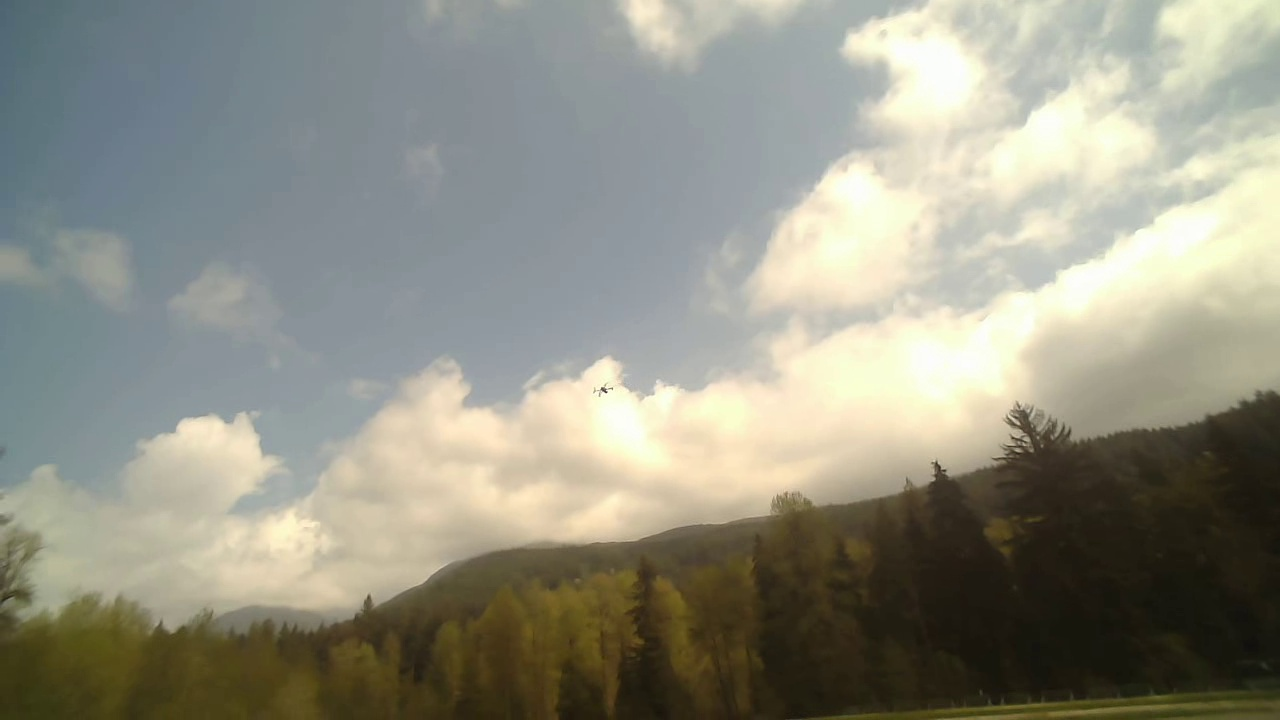
#> input picture annotations/camera_20260423_113401_turn_review_strict/frames/frame_00080.jpg, 1280 x 720 px, given in place of Video1_Raw_top.mp4, which was not available
$ python thermal_live_stream.py
#> lines starting #> are read from the running program, lines starting #| are printed output that depends on the picture; after the words box and inside, x2 and y2 are one past the last pixel; in counts of white or black regions, pixels touching at a corner belong together; pictures that were not available may be replaced by others from this repository, and a replacement may not be noted
#> (reads Thermal/Offline/thermal_detector_config.json from the repository)
#> in run_offline_save, frame is the input picture: shape (720, 1280, 3); mean B, G, R 131.4, 144.9, 145.1
### Thermal/Offline/Thermal_detector.py
"""
Thermal_detector.py

Very simple thermal UAV detector based on Method 1:

    "Detect objects that are locally brighter than their surrounding background."

This file handles only the detection algorithm.

It does NOT handle:
    - video reading
    - live display
    - multithreading
    - video recording

Main function:

    boxes = detect_frame(frame, algorithm_config)

Optional debug function:

    debug_images = get_last_debug_images()

The live-stream script can use the debug images to show:
    - original frame
    - blurred local background
    - subtracted local contrast image
    - annotated detection result


feel free to modify thermal_detector_config.json file.

"mode" can be "offline" or "live"


"""

from dataclasses import dataclass
import cv2
import numpy as np


# -------------------------------------------------------------------------
# Output box structure
# -------------------------------------------------------------------------

@dataclass
class Box:
    """
    Single detection box.

    bbox:
        (x, y, w, h)

    label:
        Display label.

    score:
        Simple confidence-like score.
        Here it is based on local contrast, not a neural-network probability.
    """
    bbox: tuple
    label: str
    score: float


# -------------------------------------------------------------------------
# Internal debug image storage
# -------------------------------------------------------------------------
# The live script can read these using get_last_debug_images().
# This avoids changing the detector output format.
# detect_frame() still returns only boxes.

_LAST_DEBUG_IMAGES = {
    "original": None,
    "blurred": None,
    "subtracted": None,
    "mask": None,
}


def get_last_debug_images():
    """
    Return the latest debug images generated by detect_frame().

    Returns:
        dict with keys:
            original
            blurred
            subtracted
            mask
    """
    return _LAST_DEBUG_IMAGES


# -------------------------------------------------------------------------
# Utility functions
# -------------------------------------------------------------------------

def _get_config_value(config, key, default):
    """
    Safely read a value from algorithm_config.

    This supports both:
        dict-style config:
            config["blur_sigma"]

        SimpleNamespace-style config:
            config.blur_sigma
    """
    if isinstance(config, dict):
        return config.get(key, default)

    return getattr(config, key, default)


def _to_gray(frame):
    """
    Convert input frame to grayscale.

    Thermal frames are often visually grayscale, but OpenCV may still provide
    them as BGR images. This function handles both cases.
    """
    if frame is None:
        raise ValueError("Input frame is None.")

    if len(frame.shape) == 2:
        return frame.copy()

    if len(frame.shape) == 3:
        return cv2.cvtColor(frame, cv2.COLOR_BGR2GRAY)
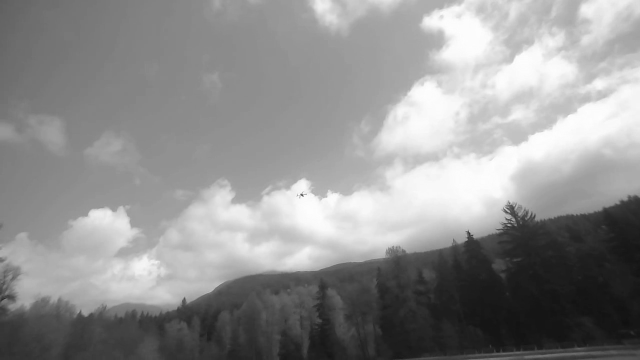
#> returned value: shape (720, 1280) (shown at 1/2 size); min 15, max 254, mean 143.4

    raise ValueError(f"Unsupported frame shape: {frame.shape}")


def _normalize_for_display(image):
    """
    Convert an image to display-friendly uint8.

    The subtraction image may have a small intensity range.
    Normalizing it makes it easier to visually inspect.
    """
    if image is None:
        return None

    image = image.astype(np.float32)

    min_val = float(np.min(image))
    max_val = float(np.max(image))

    if max_val - min_val < 1e-6:
        return np.zeros_like(image, dtype=np.uint8)

    normalized = 255.0 * (image - min_val) / (max_val - min_val)
    return normalized.astype(np.uint8)


def _filter_candidate(x, y, w, h, area, gray, diff, config):
    """
    Decide whether a contour is a valid UAV candidate.

    Filtering is intentionally simple:
        - reject too-small noise
        - reject huge background regions
        - reject weirdly large boxes
        - require enough local contrast inside the box
    """
    min_area = _get_config_value(config, "min_area", 2)
    max_area = _get_config_value(config, "max_area", 3000)

    min_width = _get_config_value(config, "min_width", 2)
    min_height = _get_config_value(config, "min_height", 2)

    max_width = _get_config_value(config, "max_width", 250)
    max_height = _get_config_value(config, "max_height", 250)

    min_mean_diff = _get_config_value(config, "min_mean_diff", 5.0)
    min_max_diff = _get_config_value(config, "min_max_diff", 15.0)

    if area < min_area:
        return False, 0.0

    if area > max_area:
        return False, 0.0

    if w < min_width or h < min_height:
        return False, 0.0

    if w > max_width or h > max_height:
        return False, 0.0

        # ------------------------------------------------------------
    # Aspect-ratio filter
    # ------------------------------------------------------------
    # Tree trunks are often tall and thin.
    # Ground/road edges are often wide and short.
    # A UAV candidate, especially when far away, should usually be
    # more compact, so we reject very elongated boxes before scoring.
    aspect_ratio = w / float(h)

    min_aspect_ratio = _get_config_value(config, "min_aspect_ratio", 0.4)
    max_aspect_ratio = _get_config_value(config, "max_aspect_ratio", 3.0)

    if aspect_ratio < min_aspect_ratio:
        return False, 0.0

    if aspect_ratio > max_aspect_ratio:
        return False, 0.0

    roi_diff = diff[y:y + h, x:x + w]

    if roi_diff.size == 0:
        return False, 0.0

    mean_diff = float(np.mean(roi_diff))
    max_diff = float(np.max(roi_diff))

    if mean_diff < min_mean_diff and max_diff < min_max_diff:
        return False, 0.0

    # Simple score. This is not a probability.
    # It measures how strongly the candidate stands out from its local background.
    score = 0.5 * mean_diff + 0.5 * max_diff

    # Reject weak candidates.
    # If UAV is usually above 80 and false boxes are mostly below 65,
    # then min_score = 65 is a reasonable starting point.
    min_score = _get_config_value(config, "min_score", 0.0)

    if score < min_score:
        return False, 0.0

    return True, score


def _merge_nearby_boxes(boxes, merge_distance_px):
    """
    Merge nearby boxes.

    This helps when the close UAV appears as several hot blobs:
        - motor 1
        - motor 2
        - motor 3
        - motor 4
        - body highlight

    The idea:
        Expand each box by merge_distance_px.
        If expanded boxes overlap, merge them.
    """
    if not boxes:
        return []

    merged = []

    for box in boxes:
        x, y, w, h, score = box

        current = [x, y, x + w, y + h, score]

        did_merge = False

        for existing in merged:
            ex1, ey1, ex2, ey2, escore = existing

            # Expanded current box
            cx1 = current[0] - merge_distance_px
            cy1 = current[1] - merge_distance_px
            cx2 = current[2] + merge_distance_px
            cy2 = current[3] + merge_distance_px

            # Expanded existing box
            ex1_exp = ex1 - merge_distance_px
            ey1_exp = ey1 - merge_distance_px
            ex2_exp = ex2 + merge_distance_px
            ey2_exp = ey2 + merge_distance_px

            overlap = not (
                cx2 < ex1_exp or
                cx1 > ex2_exp or
                cy2 < ey1_exp or
                cy1 > ey2_exp
            )

            if overlap:
                existing[0] = min(ex1, current[0])
                existing[1] = min(ey1, current[1])
                existing[2] = max(ex2, current[2])
                existing[3] = max(ey2, current[3])
                existing[4] = max(escore, score)
                did_merge = True
                break

        if not did_merge:
            merged.append(current)

    # Convert [x1, y1, x2, y2, score] back to [x, y, w, h, score]
    output = []

    for x1, y1, x2, y2, score in merged:
        output.append((x1, y1, x2 - x1, y2 - y1, score))

    return output


# -------------------------------------------------------------------------
# Main detection function
# -------------------------------------------------------------------------

def _draw_debug_boxes_on_gray(gray, boxes, title, color=(0, 255, 255)):
    """
    Draw debug boxes on top of the grayscale thermal frame.

    boxes format:
        (x, y, w, h, value)

    value can be:
        - contour area
        - candidate score
    """
    debug = cv2.cvtColor(gray, cv2.COLOR_GRAY2BGR)

    cv2.putText(
        debug,
        title,
        (20, 30),
        cv2.FONT_HERSHEY_SIMPLEX,
        0.8,
        (255, 255, 255),
        2,
        cv2.LINE_AA,
    )

    for item in boxes:
        x, y, w, h, value = item

        x = int(x)
        y = int(y)
        w = int(w)
        h = int(h)

        cv2.rectangle(
            debug,
            (x, y),
            (x + w, y + h),
            color,
            1,
        )

        cv2.putText(
            debug,
            f"{value:.1f}",
            (x, max(15, y - 5)),
            cv2.FONT_HERSHEY_SIMPLEX,
            0.4,
            color,
            1,
            cv2.LINE_AA,
        )

    return debug

def detect_frame(frame, algorithm_config):
    """
    Detect UAV candidates in one thermal frame.

    Method 1 step-by-step:

        1. Convert frame to grayscale.
        2. Blur the grayscale image to estimate local background.
        3. Subtract blurred background from original grayscale image.
        4. Threshold the local contrast image.
        5. Clean the binary mask using morphology.
        6. Find contours.
        7. Filter bad candidates.
        8. Merge nearby hot blobs.
        9. Return Box objects.

    Args:
        frame:
            OpenCV image.

        algorithm_config:
            Dictionary loaded from JSON under "algorithm".

    Returns:
        List[Box]
    """

    # ---------------------------------------------------------------------
    # Step 1: Convert thermal frame to grayscale
    # ---------------------------------------------------------------------
    gray = _to_gray(frame)

    # Optional denoising before background subtraction.
    # This reduces tiny sensor noise without destroying the UAV too much.
    pre_blur_kernel = _get_config_value(algorithm_config, "pre_blur_kernel", 3)

    if pre_blur_kernel > 1:
        if pre_blur_kernel % 2 == 0:
            pre_blur_kernel += 1

        gray_for_detection = cv2.GaussianBlur(
            gray,
            (pre_blur_kernel, pre_blur_kernel),
            0,
        )
    else:
        gray_for_detection = gray.copy()

    # ---------------------------------------------------------------------
    # Step 2: Estimate local background using strong Gaussian blur
    # ---------------------------------------------------------------------
    # Important:
    # The blur should be large enough that the UAV mostly disappears from
    # the background estimate, while trees/sky remain as smooth background.
    blur_sigma = _get_config_value(algorithm_config, "blur_sigma", 15.0)

    background = cv2.GaussianBlur(
        gray_for_detection,
        (0, 0),
        sigmaX=blur_sigma,
        sigmaY=blur_sigma,
    )

    # ---------------------------------------------------------------------
    # Step 3: Subtract local background from original image
    # ---------------------------------------------------------------------
    # Bright UAV parts become high.
    # Uniform sky/tree background becomes low.
    diff = cv2.subtract(gray_for_detection, background)
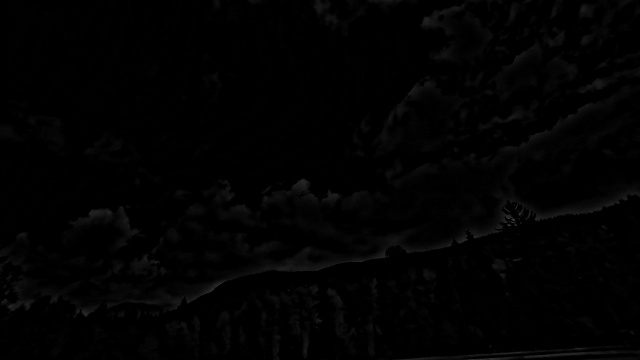
#> diff: shape (720, 1280) (shown at 1/2 size); min 0, max 76, mean 2

    # Optional contrast normalization for detection.
    # Usually keep this False first, because raw diff is easier to tune.
    normalize_diff_for_detection = _get_config_value(
        algorithm_config,
        "normalize_diff_for_detection",
        False,
    )

    if normalize_diff_for_detection:
        diff_for_threshold = _normalize_for_display(diff)
    else:
        diff_for_threshold = diff

    # ---------------------------------------------------------------------
    # Step 4: Threshold local contrast image
    # ---------------------------------------------------------------------
    # This threshold means:
    #     "how much brighter than nearby background?"
    #
    # It does NOT mean:
    #     "how white in the whole image?"
    local_contrast_threshold = _get_config_value(
        algorithm_config,
        "local_contrast_threshold",
        20,
    )

    _, mask = cv2.threshold(
        diff_for_threshold,
        local_contrast_threshold,
        255,
        cv2.THRESH_BINARY,
    )
#> mask: shape (720, 1280); 0% white in thin lines or dots, all inside (x1, y1, x2, y2) = (1016, 434, 1032, 452)

# Save mask immediately after thresholding.
# This shows which pixels passed the local-contrast threshold
# before morphology changes anything.
    threshold_mask = mask.copy()

    # ---------------------------------------------------------------------
    # Step 5: Clean mask using morphology
    # ---------------------------------------------------------------------
    # Opening removes isolated noise.
    # Dilation helps connect nearby motor/body highlights.
    morph_kernel_size = _get_config_value(algorithm_config, "morph_kernel_size", 3)
    dilate_iterations = _get_config_value(algorithm_config, "dilate_iterations", 1)

    if morph_kernel_size > 1:
        if morph_kernel_size % 2 == 0:
            morph_kernel_size += 1

        kernel = cv2.getStructuringElement(
            cv2.MORPH_ELLIPSE,
            (morph_kernel_size, morph_kernel_size),
        )

        mask = cv2.morphologyEx(mask, cv2.MORPH_OPEN, kernel)

        if dilate_iterations > 0:
            mask = cv2.dilate(mask, kernel, iterations=dilate_iterations)

    # ---------------------------------------------------------------------
    # Step 6: Find contours in the cleaned mask
    # ---------------------------------------------------------------------
    contours, _ = cv2.findContours(
        mask,
        cv2.RETR_EXTERNAL,
        cv2.CHAIN_APPROX_SIMPLE,
    )
#> contours = 5 contours, all with area under 20

    # ---------------------------------------------------------------------
    # Step 7: Filter contour candidates
    # ---------------------------------------------------------------------
    raw_boxes = []
    raw_contour_boxes = []

    for contour in contours:
        area = cv2.contourArea(contour)
        x, y, w, h = cv2.boundingRect(contour)

        # --------------------------------------------------------------
        # Debug view 6:
        # Store every contour box BEFORE filtering.
        # This shows every white blob found from the morphology mask.
        # --------------------------------------------------------------
        raw_contour_boxes.append((x, y, w, h, area))

        accepted, score = _filter_candidate(
            x=x,
            y=y,
            w=w,
            h=h,
            area=area,
            gray=gray,
            diff=diff,
            config=algorithm_config,
        )

        # --------------------------------------------------------------
        # Debug view 7:
        # Store only candidates that survived filtering.
        # These are the boxes before merging and best-box selection.
        # --------------------------------------------------------------
        if accepted:
            raw_boxes.append((x, y, w, h, score))
#> this loop made 5 passes
#> (area, x, y, w, h) on passes 1, 5: (0, 1031, 450, 1, 1), (0, 1023, 434, 1, 1)
#> after the loop, raw_boxes = []; raw_contour_boxes = [(1031, 450, 1, 1, 0), (1016, 450, 4, 2, 1), (1023, 444, 3, 2, 1), (1024, 439, 5, 2, 2), (1023, 434, 1, 1, 0)]

    # ---------------------------------------------------------------------
    # Step 8: Merge nearby boxes
    # ---------------------------------------------------------------------
    # This is useful when close UAV motors are separated into several dots.
    merge_distance_px = _get_config_value(
        algorithm_config,
        "merge_distance_px",
        30,
    )

    merged_boxes = _merge_nearby_boxes(raw_boxes, merge_distance_px)
#> merged_boxes = []

    # ---------------------------------------------------------------------
    # Optional: keep only the strongest candidate in this frame
    # ---------------------------------------------------------------------
    # This is useful when:
    #   - you expect only one UAV
    #   - false positives have lower scores
    #   - you want a cleaner output video
    #
    # Warning:
    #   If there is a very hot false object in the frame, it may win.
    #   Later, temporal tracking can make this more robust.
    keep_best_box_only = _get_config_value(
        algorithm_config,
        "keep_best_box_only",
        False,
    )

    if keep_best_box_only and len(merged_boxes) > 0:
        merged_boxes = [
            max(merged_boxes, key=lambda box: box[4])
        ]

    # ---------------------------------------------------------------------
    # Step 9: Convert to Box objects
    # ---------------------------------------------------------------------
    boxes = []

    for x, y, w, h, score in merged_boxes:
        boxes.append(
            Box(
                bbox=(int(x), int(y), int(w), int(h)),
                label="thermal-uav",
                score=float(score),
            )
        )
#> this loop made 0 passes
#> after the loop, boxes = []

    _LAST_DEBUG_IMAGES["original"] = gray.copy()
    _LAST_DEBUG_IMAGES["blurred"] = background.copy()
    _LAST_DEBUG_IMAGES["subtracted"] = _normalize_for_display(diff)
#> in _normalize_for_display, `image = image.astype(np.float32)`:
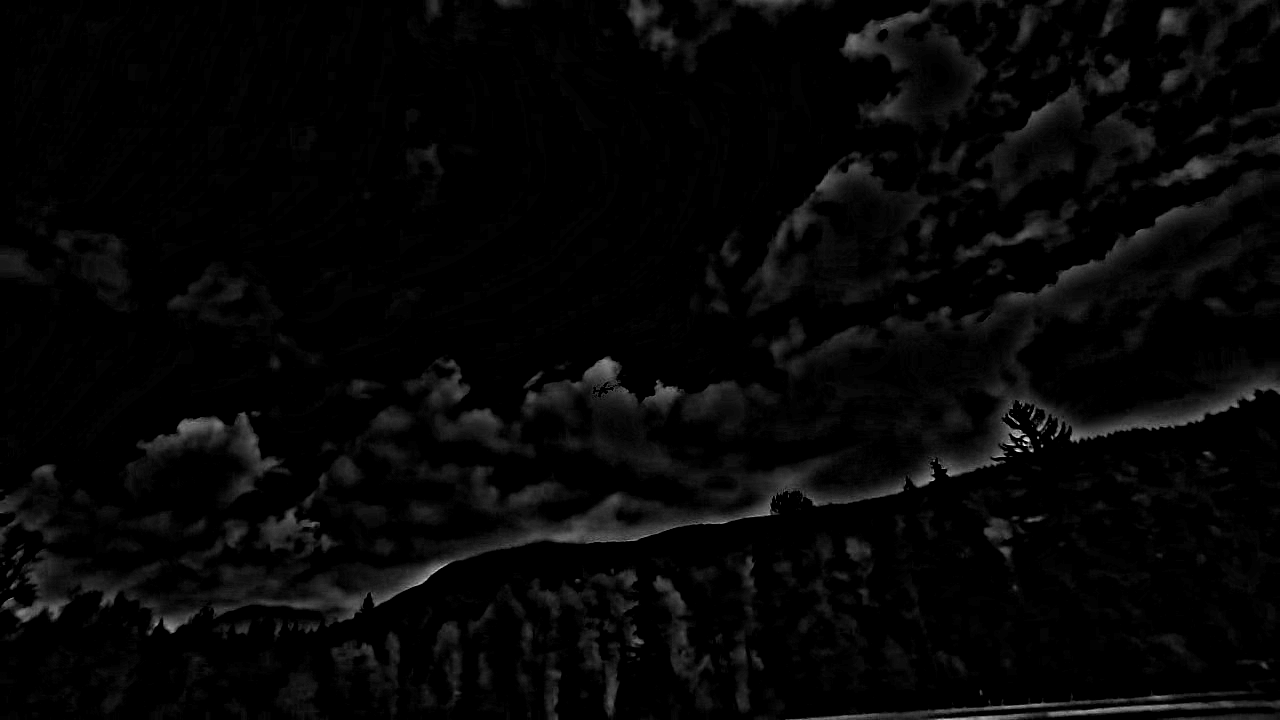
#> image: shape (720, 1280) float32; min 0, max 76, mean 2; drawn with min black and max white
#> in _normalize_for_display, `min_val = float(np.min(image))`: min_val = 0
#> in _normalize_for_display, `max_val = float(np.max(image))`: max_val = 76
#> (the rest of the program and of its run is left out)
